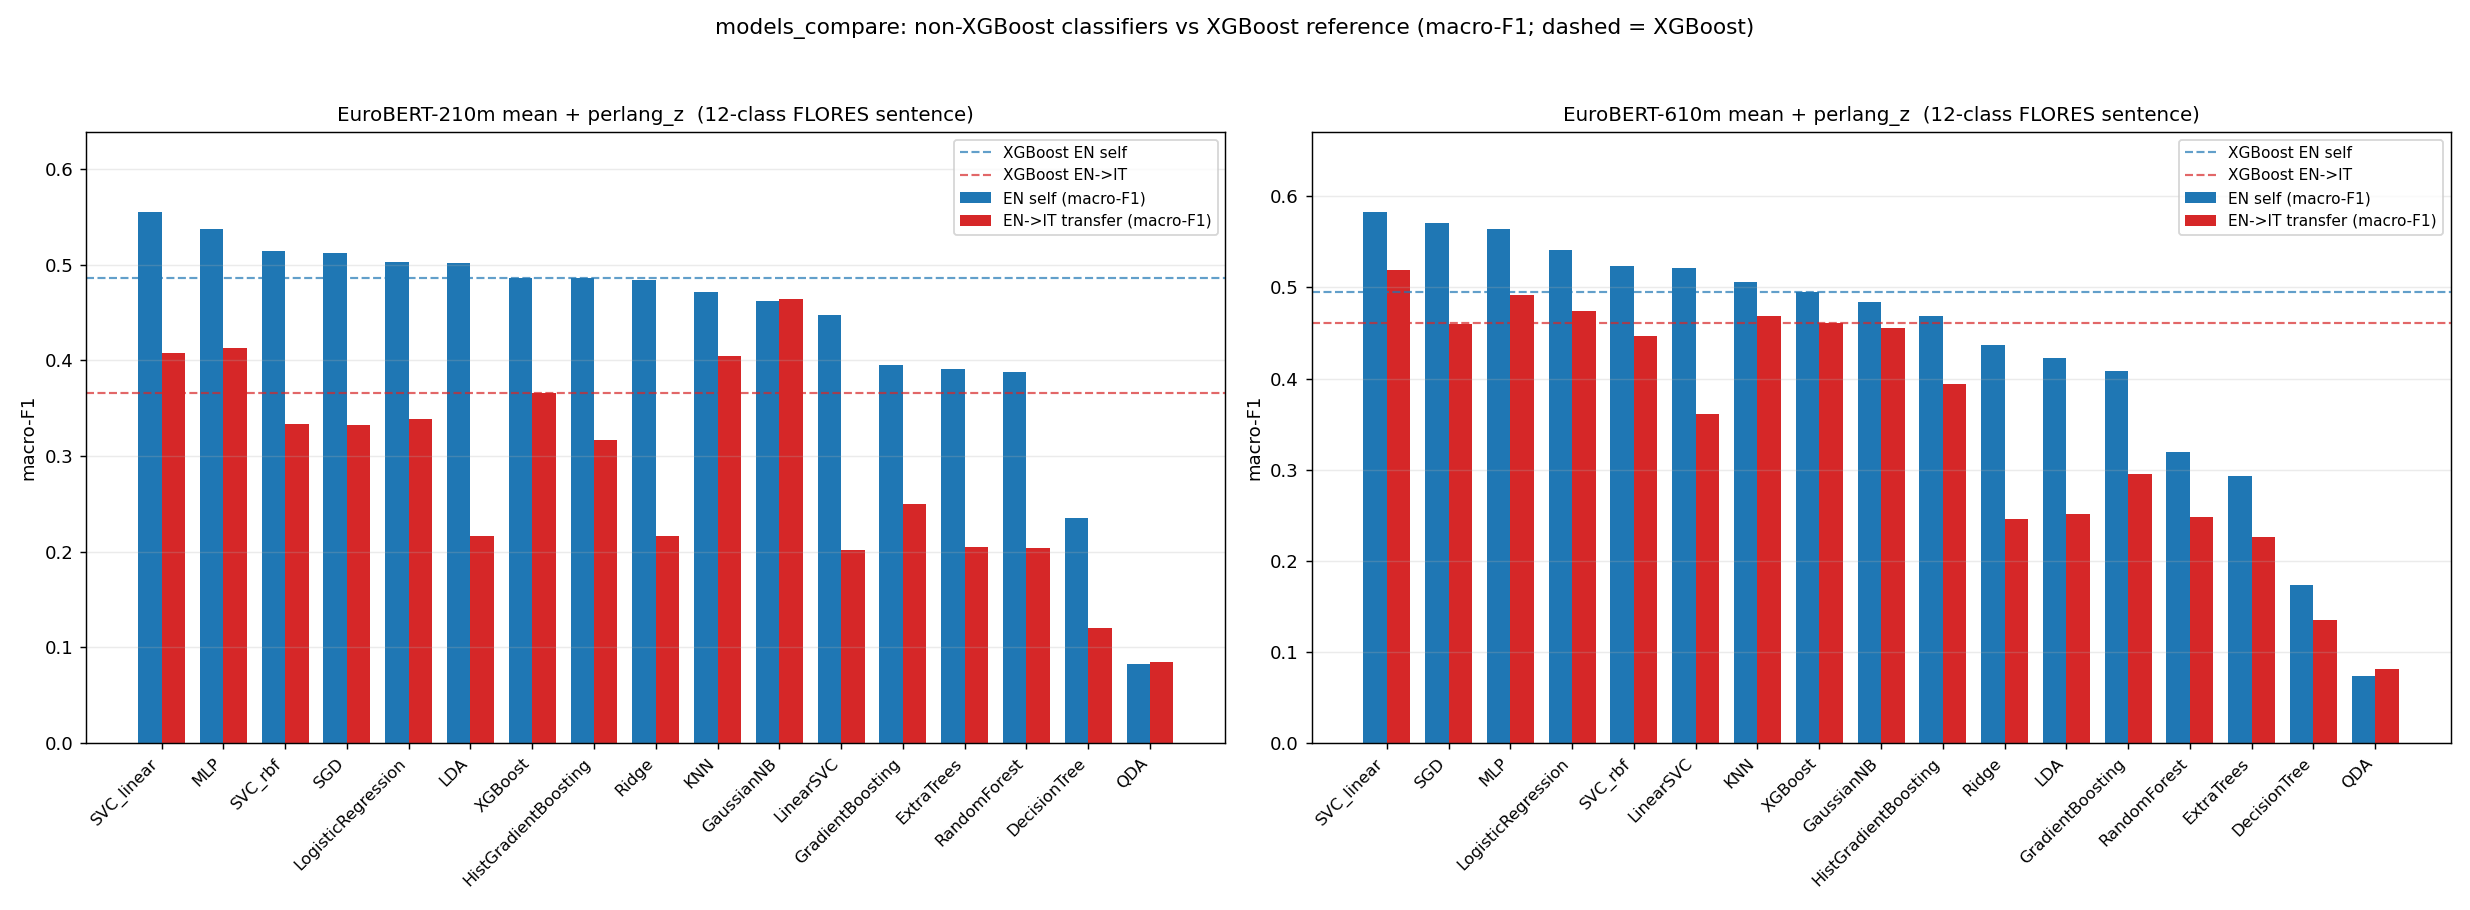

Write Python code to recreate this figure.
"""Compare non-XGBoost classifiers on the FLORES-12 SENTENCE task (EN + IT).

Goal
----
Using the FROZEN EuroBERT **mean** sentence embeddings (no fine-tuning), compare a zoo of
scikit-learn classifiers -- everything EXCEPT XGBoost -- against the project's XGBoost
reference, for English and Italian, on both backbones:

* ``210m`` : ``embeddings/mean/emb_<lang>.npy``       (2009, 768)
* ``610m`` : ``embeddings_610/mean/emb_<lang>.npy``   (2009, 1152)

Data / alignment (identical to the project recipe)
--------------------------------------------------
* ``train_flores12.prepare_sentence()`` -> the aligned 2006-row FLORES CSV plus the seed-0
  ``train`` (997 ``dev``) / ``val`` (first 504 ``devtest``) / ``test`` (last 505 ``devtest``)
  split.  ``kept`` maps current rows to the historical 2009 embedding rows.
* 210m via ``load_sent_embeddings('mean', kept, 2009)``; 610m loaded directly and sliced with
  the SAME ``kept`` indices.
* Feature transform = ``perlang_z [both]`` (``flores_calib.perlang_z``): L2-normalize each row,
  then z-score with each language's OWN **train**-row mean/std, applied to that language's rows
  on both the model side and the transfer side.

Protocol
--------
* Final models are trained on **train + val** (1501 rows) and evaluated on the untouched
  ``test`` (505 rows), matching the project's XGBoost reference protocol (``flores_ceiling``:
  EN self macro-F1 ~= 0.49).
* ``LogisticRegression`` (C in {0.1,1,10}) and ``KNeighborsClassifier`` (k in {5,15}) pick their
  config by validation macro-F1 on the language's own ``val`` rows (trained on ``train``), then
  the winning config is refit on train+val.  Every other model uses one default config and is
  fit on train+val directly.
* Evaluated 4 ways per (backbone, model): **EN self**, **IT self**, **EN->IT**, **IT->EN**
  (accuracy, macro-F1, OVR-macro AUC; macro-F1 primary).
* An **XGBoost reference** row (``flores_calib.XGB_COMMON``) is trained the same way so the
  "beats XGBoost" comparison is exact and internal.

Outputs (create-only): ``models_compare.json`` / ``models_compare.md`` / ``models_compare.png``.

Usage
-----
    python models_compare.py                       # full run (both backbones, foreground)
    python models_compare.py --launch              # detached (hidden) via launch_hidden.vbs
    python models_compare.py --backbone 610m --only LogisticRegression,SVC_rbf
    python models_compare.py --smoke               # tiny plumbing check
"""
import os

# 2-thread runtime budget BEFORE numpy / sklearn import.
for _v in ("OMP_NUM_THREADS", "MKL_NUM_THREADS", "OPENBLAS_NUM_THREADS", "NUMEXPR_NUM_THREADS"):
    os.environ[_v] = "2"

import argparse
import json
import subprocess
import sys
import time
import warnings

import numpy as np

warnings.filterwarnings("ignore")

REPO = os.path.dirname(os.path.abspath(__file__))
if REPO not in sys.path:
    sys.path.insert(0, REPO)

import train_flores12 as T                       # noqa: E402  data prep + alignment

from sklearn.metrics import accuracy_score, f1_score, roc_auc_score  # noqa: E402

OUT_JSON = os.path.join(REPO, "models_compare.json")
OUT_MD = os.path.join(REPO, "models_compare.md")
OUT_PNG = os.path.join(REPO, "models_compare.png")
LOG_PATH = os.path.join(REPO, "models_compare.log")
PID_PATH = os.path.join(REPO, "models_compare.pid")
STATUS_PATH = os.path.join(REPO, "models_compare_status.json")

LANGS = ["en", "it", "de", "fr"]
N_CLASSES = 12
SEED = 0
BACKBONES = ["210m", "610m"]
N_JOBS = 2

# XGBoost reference params (exactly flores_calib.XGB_COMMON).
XGB_COMMON = dict(objective="multi:softprob", tree_method="hist", device="cpu",
                  max_bin=64, n_jobs=N_JOBS, seed=SEED, max_depth=8, min_child_weight=5,
                  learning_rate=0.1, n_estimators=400)

_T0 = time.time()


def log(msg):
    print("[%7.1fs] %s" % (time.time() - _T0, msg), flush=True)


# ---------------------------------------------------------------------------
# Logging / pid / status
# ---------------------------------------------------------------------------
class _Tee:
    def __init__(self, *streams):
        self.streams = [s for s in streams if s is not None]

    def write(self, s):
        for st in self.streams:
            try:
                st.write(s)
                st.flush()
            except Exception:
                pass

    def flush(self):
        for st in self.streams:
            try:
                st.flush()
            except Exception:
                pass


def _open_log():
    f = open(LOG_PATH, "w", encoding="utf-8")
    sys.stdout = _Tee(sys.__stdout__, f)
    sys.stderr = _Tee(sys.__stderr__, f)
    return f


def write_pid():
    with open(PID_PATH, "w", encoding="utf-8") as f:
        f.write(str(os.getpid()))


def write_status(obj):
    obj["updated"] = time.strftime("%Y-%m-%d %H:%M:%S")
    tmp = STATUS_PATH + ".tmp"
    with open(tmp, "w", encoding="utf-8") as f:
        json.dump(obj, f, indent=2)
    os.replace(tmp, STATUS_PATH)


# ---------------------------------------------------------------------------
# Feature transform: perlang_z (L2-normalize + per-language TRAIN z-score)
# ---------------------------------------------------------------------------
def l2norm(X):
    n = np.linalg.norm(X, axis=1, keepdims=True)
    n[n == 0] = 1.0
    return X / n


def perlang_z(X_by_lang, train_idx):
    """L2-normalize then z-score with each language's OWN train-row mean/std."""
    out = {}
    for lg in LANGS:
        Ztr = l2norm(np.asarray(X_by_lang[lg][train_idx], dtype=np.float64))
        mu, sd = Ztr.mean(0), Ztr.std(0)
        sd = np.where(sd < 1e-6, 1e-6, sd)
        Z = l2norm(np.asarray(X_by_lang[lg], dtype=np.float64))
        out[lg] = np.ascontiguousarray((Z - mu) / sd, dtype=np.float64)
    return out


# ---------------------------------------------------------------------------
# Data
# ---------------------------------------------------------------------------
def load_backbone(backbone, kept, n_source):
    root = os.path.join(REPO, "embeddings" if backbone == "210m" else "embeddings_610")
    out = {}
    for lg in LANGS:
        path = os.path.join(root, "mean", "emb_%s.npy" % lg)
        arr = np.load(path)
        if arr.ndim != 2 or arr.shape[0] != n_source:
            raise ValueError("expected %d rows in %s, got %s" % (n_source, path, arr.shape))
        out[lg] = arr[kept].astype(np.float64)
        if out[lg].shape[0] != len(kept):
            raise ValueError("alignment produced %d rows, expected %d"
                             % (out[lg].shape[0], len(kept)))
    return out


# ---------------------------------------------------------------------------
# Model zoo (scikit-learn only; XGBoost added separately as the reference)
# ---------------------------------------------------------------------------
def build_zoo():
    from sklearn.linear_model import LogisticRegression, SGDClassifier, RidgeClassifier
    from sklearn.svm import LinearSVC, SVC
    from sklearn.neighbors import KNeighborsClassifier
    from sklearn.ensemble import (RandomForestClassifier, ExtraTreesClassifier,
                                  HistGradientBoostingClassifier, GradientBoostingClassifier)
    from sklearn.neural_network import MLPClassifier
    from sklearn.discriminant_analysis import (LinearDiscriminantAnalysis,
                                               QuadraticDiscriminantAnalysis)
    from sklearn.naive_bayes import GaussianNB
    from sklearn.tree import DecisionTreeClassifier

    zoo = {}
    zoo["LogisticRegression"] = [
        ("C=0.1", lambda: LogisticRegression(C=0.1, max_iter=2000, n_jobs=N_JOBS)),
        ("C=1", lambda: LogisticRegression(C=1.0, max_iter=2000, n_jobs=N_JOBS)),
        ("C=10", lambda: LogisticRegression(C=10.0, max_iter=2000, n_jobs=N_JOBS)),
    ]
    zoo["LinearSVC"] = [
        ("C=1", lambda: LinearSVC(C=1.0, max_iter=5000, dual="auto")),
    ]
    zoo["SVC_linear"] = [
        ("C=1", lambda: SVC(kernel="linear", C=1.0, decision_function_shape="ovr")),
    ]
    zoo["SVC_rbf"] = [
        ("default", lambda: SVC(kernel="rbf", C=1.0, gamma="scale",
                                decision_function_shape="ovr")),
    ]
    zoo["KNN"] = [
        ("k=5", lambda: KNeighborsClassifier(n_neighbors=5, n_jobs=N_JOBS)),
        ("k=15", lambda: KNeighborsClassifier(n_neighbors=15, n_jobs=N_JOBS)),
    ]
    zoo["RandomForest"] = [
        ("default", lambda: RandomForestClassifier(n_estimators=300, random_state=SEED,
                                                   n_jobs=N_JOBS)),
    ]
    zoo["ExtraTrees"] = [
        ("default", lambda: ExtraTreesClassifier(n_estimators=300, random_state=SEED,
                                                 n_jobs=N_JOBS)),
    ]
    zoo["HistGradientBoosting"] = [
        ("default", lambda: HistGradientBoostingClassifier(random_state=SEED)),
    ]
    zoo["GradientBoosting"] = [
        # max_features='sqrt' (not sklearn's None default) bounds per-fit time on the 1152-d
        # backbone: measured 745 s (None) vs 24 s (sqrt) per fit on 610m -- a mild, standard
        # speed adaptation so the full sweep stays within budget; documented in the outputs.
        ("max_features=sqrt", lambda: GradientBoostingClassifier(random_state=SEED,
                                                                max_features="sqrt")),
    ]
    zoo["MLP"] = [
        ("h=256", lambda: MLPClassifier(hidden_layer_sizes=(256,), max_iter=400,
                                        random_state=SEED, early_stopping=False)),
    ]
    zoo["LDA"] = [("default", lambda: LinearDiscriminantAnalysis())]
    zoo["QDA"] = [("default", lambda: QuadraticDiscriminantAnalysis())]
    zoo["GaussianNB"] = [("default", lambda: GaussianNB())]
    zoo["Ridge"] = [("default", lambda: RidgeClassifier(random_state=SEED))]
    zoo["SGD"] = [("default", lambda: SGDClassifier(random_state=SEED, max_iter=2000,
                                                    tol=1e-4))]
    zoo["DecisionTree"] = [("default", lambda: DecisionTreeClassifier(random_state=SEED))]
    return zoo


def build_xgb_ref():
    import xgboost as xgb

    def make():
        p = dict(XGB_COMMON)
        p["num_class"] = N_CLASSES
        return xgb.XGBClassifier(**p)
    return [("default", make)]


# ---------------------------------------------------------------------------
# Metrics
# ---------------------------------------------------------------------------
def score_matrix(clf, X):
    """Per-class score matrix (n, C) from predict_proba when available else decision_function."""
    if hasattr(clf, "predict_proba"):
        try:
            P = np.asarray(clf.predict_proba(X), dtype=np.float64)
            if P.ndim == 2 and P.shape[1] == N_CLASSES:
                return P
        except Exception:
            pass
    if hasattr(clf, "decision_function"):
        D = np.asarray(clf.decision_function(X), dtype=np.float64)
        if D.ndim == 1:
            D = np.column_stack([-D, D])
        if D.shape[1] == N_CLASSES:
            return D
    raise RuntimeError("model provides neither usable predict_proba nor decision_function")


def ovr_macro_auc(y, S):
    aucs = []
    for c in range(N_CLASSES):
        yc = (y == c).astype(int)
        if yc.min() == yc.max():
            continue
        aucs.append(roc_auc_score(yc, S[:, c]))
    return float(np.mean(aucs)) if aucs else float("nan")


def macro_f1(y, pred):
    return float(f1_score(y, pred, average="macro", zero_division=0,
                          labels=np.arange(N_CLASSES)))


def evaluate(y, clf, X):
    pred = np.asarray(clf.predict(X)).ravel().astype(int)
    S = score_matrix(clf, X)
    return {
        "accuracy": float(accuracy_score(y, pred)),
        "macro_f1": macro_f1(y, pred),
        "auc_ovr_macro": ovr_macro_auc(y, S),
    }


# ---------------------------------------------------------------------------
# One (backbone, model) cell
# ---------------------------------------------------------------------------
def run_model(backbone, name, grid, Xt, y, idx):
    tr, va, te, trval = idx
    ytr, yva, ytrval, yte = y[tr], y[va], y[trval], y[te]

    out = {"selected": {}, "config": {}}
    for train_lang, other in (("en", "it"), ("it", "en")):
        if len(grid) == 1:                       # single default config -> fit on train+val
            label, factory = grid[0]
            clf = factory()
            clf.fit(Xt[train_lang][trval], ytrval)
            out["selected"][train_lang] = label
        else:                                    # light grid -> pick by own val macro-F1
            best_label, best_f1, best_factory = None, -1.0, None
            for label, factory in grid:
                clf = factory()
                clf.fit(Xt[train_lang][tr], ytr)
                vf1 = macro_f1(yva, np.asarray(clf.predict(Xt[train_lang][va])).ravel().astype(int))
                if vf1 > best_f1:
                    best_f1, best_label, best_factory = vf1, label, factory
            out["selected"][train_lang] = best_label
            out["config"][train_lang] = {"val_macro_f1": float(best_f1)}
            clf = best_factory()
            clf.fit(Xt[train_lang][trval], ytrval)

        self_m = evaluate(yte, clf, Xt[train_lang][te])
        trans_m = evaluate(yte, clf, Xt[other][te])
        if train_lang == "en":
            out["EN_self"], out["EN_to_IT"] = self_m, trans_m
        else:
            out["IT_self"], out["IT_to_EN"] = self_m, trans_m
    return out


# ---------------------------------------------------------------------------
# Ranking / summary
# ---------------------------------------------------------------------------
def _transfer_mean(rec):
    vals = [rec["EN_to_IT"]["macro_f1"], rec["IT_to_EN"]["macro_f1"]]
    return float(np.mean(vals))


def summarize(results, backbones):
    summary = {}
    for bb in backbones:
        if bb not in results:
            continue
        recs = results[bb]
        non_xgb = {k: v for k, v in recs.items() if k != "XGBoost"}
        en_rank = sorted(non_xgb, key=lambda k: -recs[k]["EN_self"]["macro_f1"])
        tr_rank = sorted(non_xgb, key=lambda k: -_transfer_mean(recs[k]))
        best_en = en_rank[0] if en_rank else None
        best_tr = tr_rank[0] if tr_rank else None
        xgb = recs.get("XGBoost")
        xgb_en = xgb["EN_self"]["macro_f1"] if xgb else float("nan")
        xgb_tr = _transfer_mean(xgb) if xgb else float("nan")
        beat_en = [k for k in en_rank if recs[k]["EN_self"]["macro_f1"] >= xgb_en - 1e-9]
        beat_tr = [k for k in tr_rank if _transfer_mean(recs[k]) >= xgb_tr - 1e-9]
        summary[bb] = {
            "en_ranking": en_rank,
            "transfer_ranking": tr_rank,
            "best_en": best_en,
            "best_en_macro_f1": recs[best_en]["EN_self"]["macro_f1"] if best_en else None,
            "best_transfer": best_tr,
            "best_transfer_macro_f1": _transfer_mean(recs[best_tr]) if best_tr else None,
            "xgb_en_macro_f1": xgb_en,
            "xgb_transfer_macro_f1": xgb_tr,
            "beat_or_match_xgb_en": beat_en,
            "beat_or_match_xgb_transfer": beat_tr,
        }
    return summary


# ---------------------------------------------------------------------------
# Plot
# ---------------------------------------------------------------------------
def make_plot(results, backbones, path):
    import matplotlib
    matplotlib.use("Agg")
    import matplotlib.pyplot as plt

    bbs = [b for b in backbones if b in results]
    if not bbs:
        return
    fig, axes = plt.subplots(1, len(bbs), figsize=(9.5 * len(bbs), 7.0), squeeze=False)

    for ax, bb in zip(axes[0], bbs):
        recs = results[bb]
        models = sorted(recs, key=lambda k: -recs[k]["EN_self"]["macro_f1"])
        en_self = [recs[m]["EN_self"]["macro_f1"] for m in models]
        en_it = [recs[m]["EN_to_IT"]["macro_f1"] for m in models]
        x = np.arange(len(models))
        w = 0.38
        ax.bar(x - w / 2, en_self, w, label="EN self (macro-F1)", color="#1f77b4")
        ax.bar(x + w / 2, en_it, w, label="EN->IT transfer (macro-F1)", color="#d62728")
        if "XGBoost" in recs:
            ax.axhline(recs["XGBoost"]["EN_self"]["macro_f1"], color="#1f77b4", ls="--",
                       lw=1.2, alpha=0.7, label="XGBoost EN self")
            ax.axhline(recs["XGBoost"]["EN_to_IT"]["macro_f1"], color="#d62728", ls="--",
                       lw=1.2, alpha=0.7, label="XGBoost EN->IT")
        ax.set_xticks(x)
        ax.set_xticklabels(models, rotation=45, ha="right", fontsize=9)
        ax.set_ylabel("macro-F1")
        ax.set_ylim(0, max(0.6, max(en_self + en_it) * 1.15))
        ax.set_title("EuroBERT-%s mean + perlang_z  (12-class FLORES sentence)" % bb,
                     fontsize=11)
        ax.grid(axis="y", alpha=0.25)
        ax.legend(fontsize=8.5)
    fig.suptitle("models_compare: non-XGBoost classifiers vs XGBoost reference "
                 "(macro-F1; dashed = XGBoost)", fontsize=12)
    fig.tight_layout(rect=[0, 0, 1, 0.95])
    fig.savefig(path, dpi=130)
    plt.close(fig)


# ---------------------------------------------------------------------------
# Markdown
# ---------------------------------------------------------------------------
def _f(v):
    return "n/a" if v is None or (isinstance(v, float) and np.isnan(v)) else "%.3f" % v


def write_md(results, summary, config, path):
    L = []
    A = L.append
    A("# models_compare - non-XGBoost classifiers on FLORES-12 (sentence), EN + IT\n")
    A("Features: frozen EuroBERT **mean** sentence embeddings + `perlang_z [both]` "
      "(L2-normalize + per-language **train** z-score). Final models train on **train+val** "
      "(1501) and are evaluated on the seed-0 **test** (505). Metrics: macro-F1 (primary), "
      "accuracy, OVR-macro AUC. `LogisticRegression` (C in {0.1,1,10}) and `KNN` (k in {5,15}) "
      "pick their config by own-language val macro-F1; all others use sklearn defaults. "
      "`XGBoost` is the project reference (flores_calib.XGB_COMMON).\n")
    A("Runtime adaptations (documented): `GradientBoosting` uses `max_features='sqrt'` "
      "(sklearn's `None` default needed ~745 s/fit on the 1152-d backbone; `sqrt` ~24 s), and "
      "`SVC` uses `decision_function_shape='ovr'` scores for AUC instead of `probability=True` "
      "(the 5-fold Platt CV). All other models are sklearn defaults.\n")
    A("Backbones: **210m** = `embeddings/mean` (768-d); **610m** = `embeddings_610/mean` "
      "(1152-d). CPU, n_jobs=2.\n")

    for bb in BACKBONES:
        if bb not in results:
            continue
        recs = results[bb]
        s = summary.get(bb, {})
        A("\n## Backbone %s\n" % bb)
        A("| model | EN-self F1 | EN-self acc | EN-self AUC | IT-self F1 | EN->IT F1 | "
          "IT->EN F1 | transfer F1 |")
        A("|---|---|---|---|---|---|---|---|")
        order = sorted(recs, key=lambda k: -recs[k]["EN_self"]["macro_f1"])
        for m in order:
            r = recs[m]
            A("| %s | %s | %s | %s | %s | %s | %s | %s |" % (
                m, _f(r["EN_self"]["macro_f1"]), _f(r["EN_self"]["accuracy"]),
                _f(r["EN_self"]["auc_ovr_macro"]), _f(r["IT_self"]["macro_f1"]),
                _f(r["EN_to_IT"]["macro_f1"]), _f(r["IT_to_EN"]["macro_f1"]),
                _f(_transfer_mean(r))))
        A("")
        A("* **Best non-XGBoost EN-self**: `%s` (macro-F1 %s) vs XGBoost %s." % (
            s.get("best_en"), _f(s.get("best_en_macro_f1")), _f(s.get("xgb_en_macro_f1"))))
        A("* **Best non-XGBoost transfer** (mean of EN->IT and IT->EN): `%s` (macro-F1 %s) "
          "vs XGBoost %s." % (s.get("best_transfer"), _f(s.get("best_transfer_macro_f1")),
                              _f(s.get("xgb_transfer_macro_f1"))))
        be = s.get("beat_or_match_xgb_en") or []
        bt = s.get("beat_or_match_xgb_transfer") or []
        A("* **Beats/matches XGBoost EN-self**: %s." % (", ".join("`%s`" % x for x in be) or "none"))
        A("* **Beats/matches XGBoost transfer**: %s." % (", ".join("`%s`" % x for x in bt) or "none"))
        A("\nEN-self ranking (macro-F1): " + " > ".join(
            "%s (%s)" % (m, _f(recs[m]["EN_self"]["macro_f1"])) for m in s.get("en_ranking", [])))
        A("\nTransfer ranking (macro-F1, mean EN->IT & IT->EN): " + " > ".join(
            "%s (%s)" % (m, _f(_transfer_mean(recs[m]))) for m in s.get("transfer_ranking", [])))
        A("")

    A("\n## Config\n")
    A("```json")
    A(json.dumps(config, indent=2))
    A("```")
    with open(path, "w", encoding="utf-8") as f:
        f.write("\n".join(L) + "\n")


# ---------------------------------------------------------------------------
# Detached launch
# ---------------------------------------------------------------------------
def launch_detached(passthrough):
    vbs = os.path.join(REPO, "launch_hidden.vbs")
    cmd = subprocess.list2cmdline([sys.executable, os.path.abspath(__file__)] + passthrough)
    subprocess.Popen(["wscript", "//B", "//Nologo", vbs, cmd], cwd=REPO)


# ---------------------------------------------------------------------------
# Main
# ---------------------------------------------------------------------------
def parse_args(argv):
    ap = argparse.ArgumentParser(description="Non-XGBoost classifier comparison on FLORES-12 sent")
    ap.add_argument("--launch", action="store_true", help="spawn detached via launch_hidden.vbs")
    ap.add_argument("--backbone", default="both",
                    help="comma-separated subset of {210m,610m} or 'both' (default)")
    ap.add_argument("--only", default="",
                    help="comma-separated model names to run (default: all incl. XGBoost)")
    ap.add_argument("--smoke", action="store_true", help="tiny plumbing check")
    return ap.parse_args(argv)


def main(argv=None):
    argv = sys.argv[1:] if argv is None else argv
    args = parse_args(argv)
    if args.launch:
        launch_detached([a for a in argv if a != "--launch"])
        print("launched detached via launch_hidden.vbs")
        return 0

    if args.backbone == "both":
        backbones = list(BACKBONES)
    else:
        backbones = [b.strip() for b in args.backbone.split(",") if b.strip()]
        bad = [b for b in backbones if b not in BACKBONES]
        if bad:
            raise SystemExit("unknown backbone(s) %s; known {210m,610m}" % bad)

    logf = None
    if not args.smoke:
        logf = _open_log()
    write_pid()
    state = {"phase": "start", "pid": os.getpid(), "backbones": backbones}
    write_status(state)

    log("models_compare starting: backbones=%s only=%r smoke=%s" % (backbones, args.only, args.smoke))

    # ---- data ----
    sent = T.prepare_sentence()
    kept = sent["kept"]
    y = np.asarray(sent["y"], dtype=int)
    tr = np.asarray(sent["train_idx"], dtype=int)
    va = np.asarray(sent["val_idx"], dtype=int)
    te = np.asarray(sent["test_idx"], dtype=int)
    trval = np.concatenate([tr, va])
    idx = (tr, va, te, trval)
    log("sentence: rows=%d kept=%d train=%d val=%d test=%d train+val=%d"
        % (len(sent["cur"]), len(kept), len(tr), len(va), len(te), len(trval)))

    zoo = build_zoo()
    zoo_order = list(zoo.keys()) + ["XGBoost"]
    if args.only:
        want = [m.strip() for m in args.only.split(",") if m.strip()]
        unknown = [m for m in want if m not in zoo_order]
        if unknown:
            raise SystemExit("unknown model(s) %s; known %s" % (unknown, zoo_order))
        run_names = want
    else:
        run_names = zoo_order
    if args.smoke:
        run_names = ["HistoricalGradientBoosting" if False else "LDA", "LogisticRegression"]

    results = {}
    config = {
        "emb": {"210m": "embeddings/mean", "610m": "embeddings_610/mean"},
        "feature": "perlang_z [both] (L2-normalize + per-language TRAIN z-score)",
        "train": "train+val (1501)", "test": "seed-0 test (505)",
        "metrics": ["accuracy", "macro_f1", "auc_ovr_macro"],
        "xgb_reference": XGB_COMMON,
        "light_grid": {"LogisticRegression": [0.1, 1.0, 10.0], "KNN": [5, 15]},
        "runtime_notes": [
            "GradientBoosting uses max_features='sqrt' (sklearn default None was ~745 s/fit "
            "on 610m; sqrt is ~24 s/fit). All other models keep sklearn defaults.",
            "SVC uses decision_function_shape='ovr' + decision_function for AUC (no "
            "probability=True 5-fold CV) to keep per-fit time ~1 s.",
        ],
        "seed": SEED, "n_jobs": N_JOBS, "smoke": bool(args.smoke),
    }

    for bb in backbones:
        state["phase"] = "backbone:%s" % bb
        write_status(state)
        t0 = time.time()
        Xraw = load_backbone(bb, kept, len(sent["git"]))
        Xt = perlang_z(Xraw, tr)
        log("backbone %s loaded + perlang_z done (dim=%d, %.1fs)"
            % (bb, Xraw["en"].shape[1], time.time() - t0))
        results[bb] = {}

        for name in run_names:
            grid = build_xgb_ref() if name == "XGBoost" else zoo[name]
            state["model"] = "%s/%s" % (bb, name)
            write_status(state)
            ts = time.time()
            try:
                rec = run_model(bb, name, grid, Xt, y, idx)
                rec["elapsed_s"] = round(time.time() - ts, 1)
                rec["dim"] = int(Xraw["en"].shape[1])
                results[bb][name] = rec
                log("  %-8s %-22s ENself=%.3f ITself=%.3f EN->IT=%.3f IT->EN=%.3f (%.1fs)"
                    % (bb, name, rec["EN_self"]["macro_f1"], rec["IT_self"]["macro_f1"],
                       rec["EN_to_IT"]["macro_f1"], rec["IT_to_EN"]["macro_f1"],
                       rec["elapsed_s"]))
            except Exception as exc:                          # noqa: BLE001
                log("  %-8s %-22s FAILED: %r" % (bb, name, exc))
                results[bb][name] = {"error": repr(exc), "elapsed_s": round(time.time() - ts, 1)}
            # incremental write so partial results survive
            with open(OUT_JSON, "w", encoding="utf-8") as f:
                json.dump({"config": config, "results": results}, f, indent=2)

    # drop failed models from results before summary/plot
    results = {bb: {m: r for m, r in d.items() if "error" not in r}
               for bb, d in results.items()}

    summary = summarize(results, backbones)
    doc = {"config": config, "results": results, "summary": summary}
    with open(OUT_JSON, "w", encoding="utf-8") as f:
        json.dump(doc, f, indent=2)
    log("wrote %s" % OUT_JSON)

    write_md(results, summary, config, OUT_MD)
    log("wrote %s" % OUT_MD)
    try:
        make_plot(results, backbones, OUT_PNG)
        log("wrote %s" % OUT_PNG)
    except Exception as exc:                                  # noqa: BLE001
        log("plot failed: %r" % (exc,))

    state["phase"] = "done"
    state["elapsed_s"] = round(time.time() - _T0, 1)
    write_status(state)
    log("ALL DONE in %.1fs" % (time.time() - _T0))
    if logf is not None:
        logf.flush()
    return 0


if __name__ == "__main__":
    sys.exit(main())
